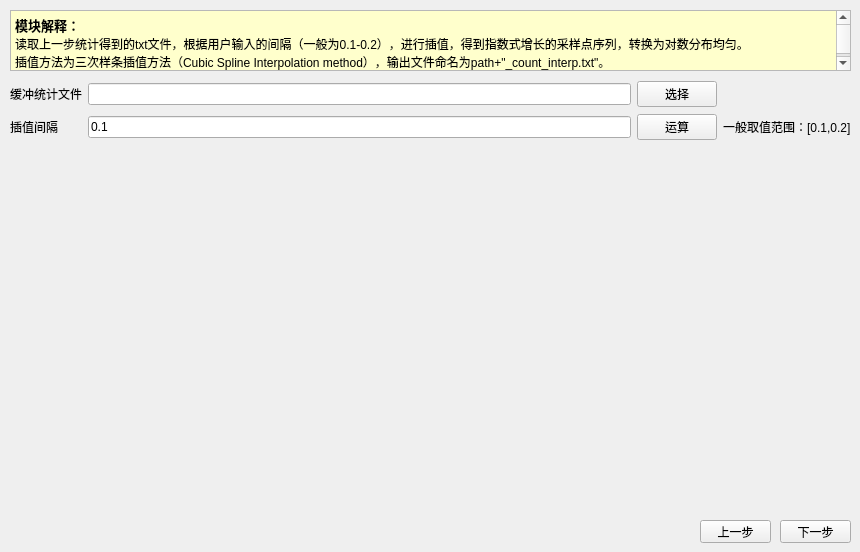
    <widget class="QWidget" name="tab_6">
     <attribute name="title">
      <string>Step2 插值</string>
     </attribute>
     <widget class="QTextBrowser" name="textBrowser_6">
      <property name="geometry">
       <rect>
        <x>10</x>
        <y>10</y>
        <width>841</width>
        <height>61</height>
       </rect>
      </property>
      <property name="html">
       <string>&lt;!DOCTYPE HTML PUBLIC &quot;-//W3C//DTD HTML 4.0//EN&quot; &quot;http://www.w3.org/TR/REC-html40/strict.dtd&quot;&gt;
&lt;html&gt;&lt;head&gt;&lt;meta name=&quot;qrichtext&quot; content=&quot;1&quot; /&gt;&lt;style type=&quot;text/css&quot;&gt;
p, li { white-space: pre-wrap; }
&lt;/style&gt;&lt;/head&gt;&lt;body style=&quot; font-family:'SimSun'; font-size:9pt; font-weight:400; font-style:normal;&quot; bgcolor=&quot;#ffffcc&quot;&gt;
&lt;p style=&quot; margin-top:0px; margin-bottom:0px; margin-left:0px; margin-right:0px; -qt-block-indent:0; text-indent:0px;&quot;&gt;&lt;span style=&quot; font-size:10pt; font-weight:600;&quot;&gt;模块解释：&lt;/span&gt;&lt;/p&gt;
&lt;p style=&quot; margin-top:0px; margin-bottom:0px; margin-left:0px; margin-right:0px; -qt-block-indent:0; text-indent:0px;&quot;&gt;读取上一步统计得到的txt文件，根据用户输入的间隔（一般为0.1-0.2），进行插值，得到指数式增长的采样点序列，转换为对数分布均匀。&lt;/p&gt;
&lt;p style=&quot; margin-top:0px; margin-bottom:0px; margin-left:0px; margin-right:0px; -qt-block-indent:0; text-indent:0px;&quot;&gt;插值方法为三次样条插值方法（Cubic Spline Interpolation method），输出文件命名为path+&amp;quot;_count_interp.txt&amp;quot;。&lt;/p&gt;&lt;/body&gt;&lt;/html&gt;</string>
      </property>
     </widget>
     <widget class="QWidget" name="gridLayoutWidget_5">
      <property name="geometry">
       <rect>
        <x>10</x>
        <y>80</y>
        <width>841</width>
        <height>61</height>
       </rect>
      </property>
      <layout class="QGridLayout" name="gridLayout_5">
       <item row="0" column="2">
        <widget class="QPushButton" name="pushButton_16">
         <property name="text">
          <string>选择</string>
         </property>
        </widget>
       </item>
       <item row="1" column="2">
        <widget class="QPushButton" name="pushButton_17">
         <property name="text">
          <string>运算</string>
         </property>
        </widget>
       </item>
       <item row="1" column="1">
        <widget class="QLineEdit" name="interp_gap">
         <property name="text">
          <string>0.1</string>
         </property>
        </widget>
       </item>
       <item row="0" column="1">
        <widget class="QLineEdit" name="urbanpath_input"/>
       </item>
       <item row="1" column="0">
        <widget class="QLabel" name="label_20">
         <property name="text">
          <string>插值间隔</string>
         </property>
        </widget>
       </item>
       <item row="0" column="0">
        <widget class="QLabel" name="label_19">
         <property name="text">
          <string>缓冲统计文件</string>
         </property>
        </widget>
       </item>
       <item row="1" column="3">
        <widget class="QLabel" name="label_21">
         <property name="text">
          <string>一般取值范围：[0.1,0.2]</string>
         </property>
        </widget>
       </item>
      </layout>
     </widget>
     <widget class="QPushButton" name="pushButton_18">
      <property name="geometry">
       <rect>
        <x>780</x>
        <y>520</y>
        <width>71</width>
        <height>23</height>
       </rect>
      </property>
      <property name="text">
       <string>下一步</string>
      </property>
     </widget>
     <widget class="QPushButton" name="pushButton_19">
      <property name="geometry">
       <rect>
        <x>700</x>
        <y>520</y>
        <width>71</width>
        <height>23</height>
       </rect>
      </property>
      <property name="text">
       <string>上一步</string>
      </property>
     </widget>
    </widget>
